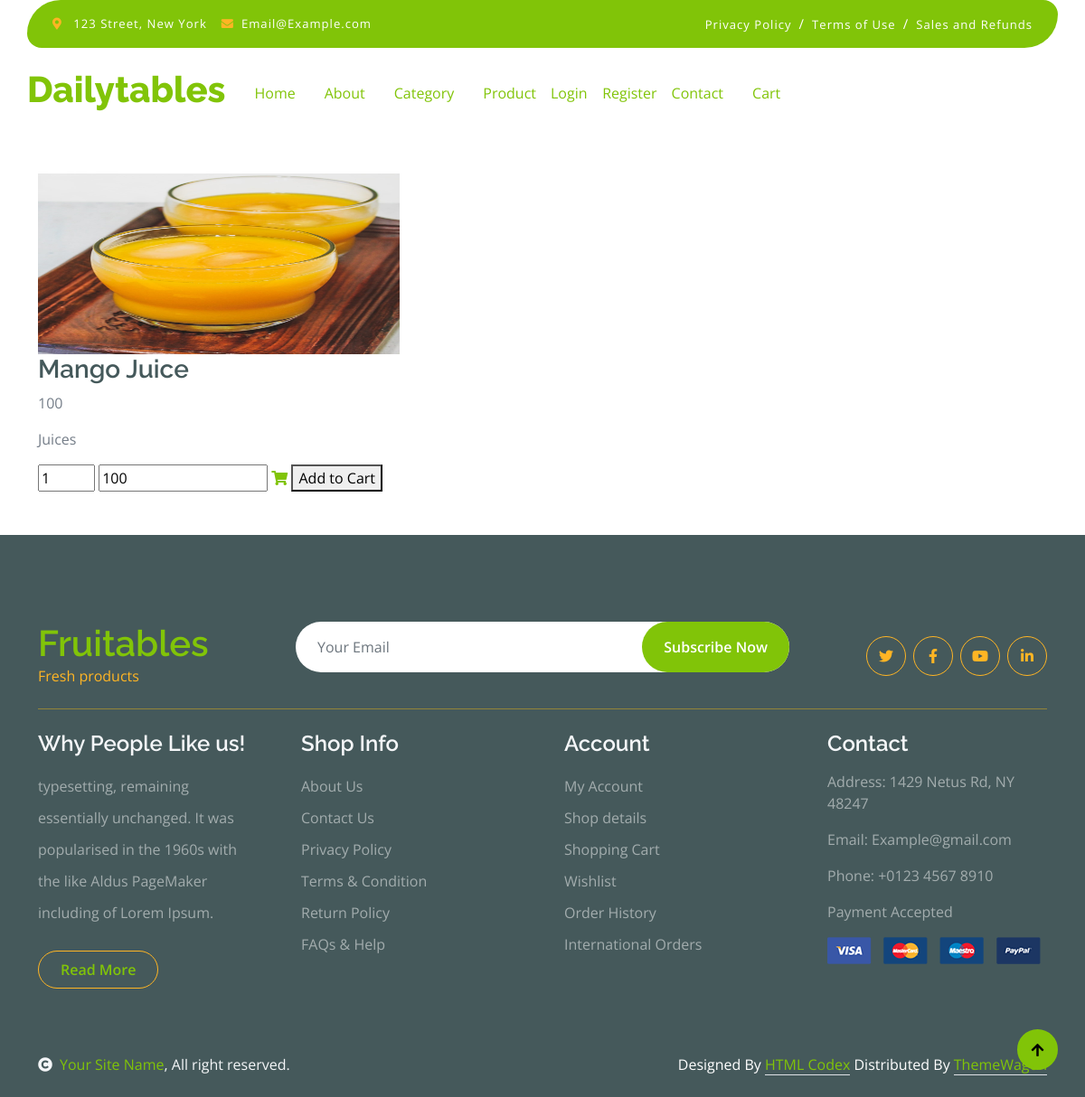
/singleproduct/5, run on the app's committed database.
### Adminapp/models.py (models this page shows)
class Products(models.Model):
 ProductName = models.CharField(max_length=20)
 Price = models.IntegerField()
 Productcategory = models.CharField(max_length=20)
 img = models.ImageField(upload_to= 'image', default='null.jpeg')

### Userapp/views.py (the view)
# urls.py: path('singleproduct/<int:id>',views.singleproduct, name='singleproduct'),
def singleproduct(request,id):
    data =  Products.objects.filter(id=id)
    return render(request,"singleproduct.html",{'data' : data})

### Userapp/templates/singleproduct.html (shortened to what this page needs)
{% extends 'vegefruti.html' %}
{% block body %}
<br></br><br></br><br></br><br></br>
<div class="single-product mt-150 mb-150">
	<div class="container">
		<div class="row">
			{% for i in data %}
			<div class="col-md-5">
				<div class="single-product-img">
					<img src="{{i.img.url}}"  alt=""  style="height: 200px; width: 400px"/>
				</div>
			</div>
			<form action="{% url 'cartdata' i.id %}" method="post">
			<div class="col-md-7">
				<div class="single-product-content">
					<h3>{{i.ProductName}}</h3>
					<p class="single-product-pricing"> {{i.Price}}</p>
          <p>{{i.Productcategory}}</p>
					<div class="single-product-form">
						<form action="index.html">
							<input type="number" id="quantity" name="quantity" value="1" min="1" max="100">
					<input type="text" id="total" name="total" value="{{i.Price}}">
					<a href="cart.html" class="cart-btn"><i class="fas fa-shopping-cart"></i> <button type="submit"> Add to Cart</button></a>
				</form>
					</div>
				</div>
			</div>
			{% endfor %}
		</div>
	</div>
</div>
{% endblock %}

### data on the page
Products: img (picture), ProductName "Mango Juice", Price "100", Productcategory "Juices", total "100"
